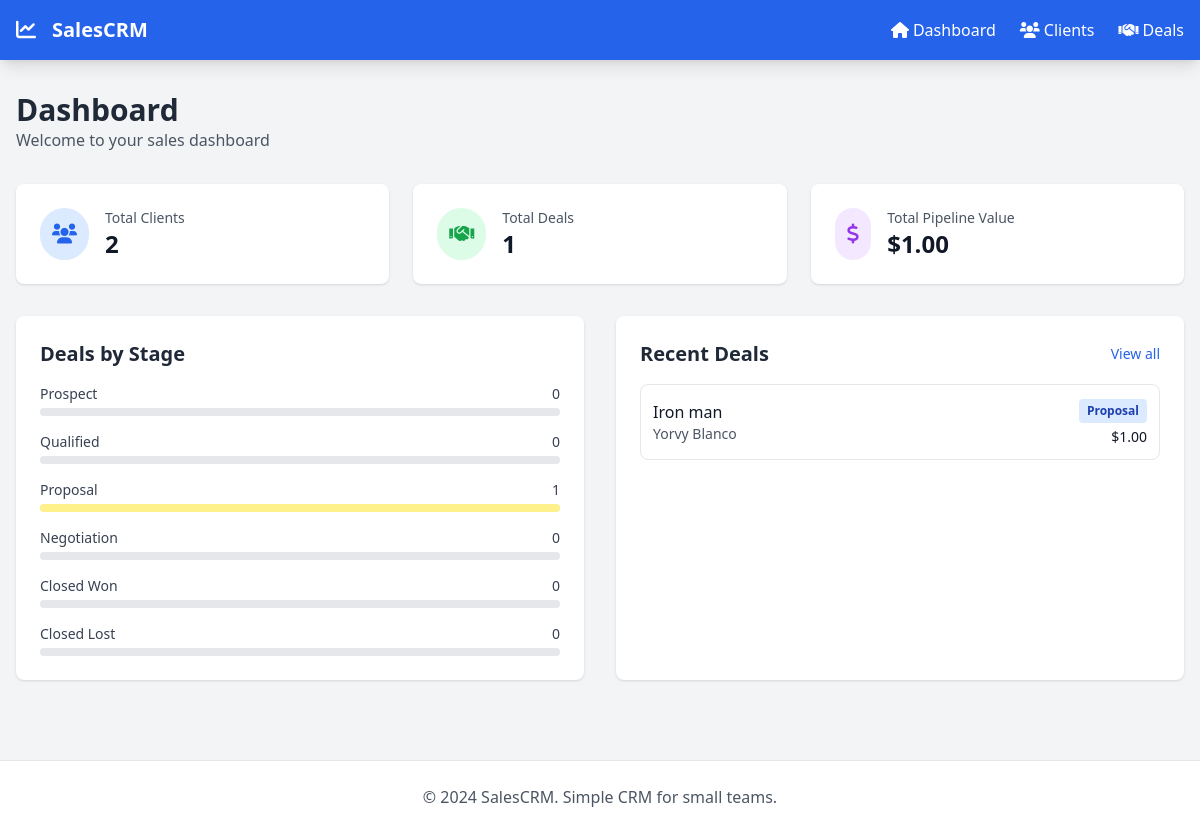
The page / on the database its author committed.
### models.py (models this page shows)
class Deal(db.Model):
    id = db.Column(db.Integer, primary_key=True)
    title = db.Column(db.String(200), nullable=False)
    description = db.Column(db.Text)
    value = db.Column(db.Float)
    stage = db.Column(db.String(50), default='prospect')  # prospect, qualified, proposal, negotiation, closed_won, closed_lost
    probability = db.Column(db.Integer, default=0)  # 0-100%
    expected_close = db.Column(db.Date)
    created_at = db.Column(db.DateTime, default=datetime.utcnow)
    updated_at = db.Column(db.DateTime, default=datetime.utcnow, onupdate=datetime.utcnow)
    client_id = db.Column(db.Integer, db.ForeignKey('client.id'), nullable=False)

class Client(db.Model):
    id = db.Column(db.Integer, primary_key=True)
    name = db.Column(db.String(100), nullable=False)
    email = db.Column(db.String(100), nullable=False)
    phone = db.Column(db.String(20))
    company = db.Column(db.String(100))
    status = db.Column(db.String(20), default='active')  # active, inactive
    created_at = db.Column(db.DateTime, default=datetime.utcnow)
    deals = db.relationship('Deal', backref='client', lazy=True)

### app.py (the view)
@app.route('/')
def dashboard():
    total_clients = Client.query.count()
    total_deals = Deal.query.count()
    total_value = db.session.query(db.func.sum(Deal.value)).scalar() or 0
    stages = ['prospect', 'qualified', 'proposal', 'negotiation', 'closed_won', 'closed_lost']
    deals_by_stage = {}
    for stage in stages:
        deals_by_stage[stage] = Deal.query.filter_by(stage=stage).count()
    recent_deals = Deal.query.order_by(Deal.updated_at.desc()).limit(5).all()
    return render_template('dashboard.html',
                         total_clients=total_clients,
                         total_deals=total_deals,
                         total_value=total_value,
                         deals_by_stage=deals_by_stage,
                         recent_deals=recent_deals)

### templates/dashboard.html (shortened to what this page needs)
{% extends "base.html" %}
{% block content %}
<div class="mb-8">
    <h1 class="text-3xl font-bold text-gray-800">Dashboard</h1>
    <p class="text-gray-600">Welcome to your sales dashboard</p>
</div>
<div class="grid grid-cols-1 md:grid-cols-3 gap-6 mb-8">
    <div class="bg-white rounded-lg shadow p-6">
        <div class="flex items-center">
            <div class="p-3 rounded-full bg-blue-100 text-blue-600">
                <i class="fas fa-users text-xl"></i>
            </div>
            <div class="ml-4">
                <h3 class="text-sm font-medium text-gray-600">Total Clients</h3>
                <p class="text-2xl font-bold text-gray-900">{{ total_clients }}</p>
            </div>
        </div>
    </div>
    <div class="bg-white rounded-lg shadow p-6">
        <div class="flex items-center">
            <div class="p-3 rounded-full bg-green-100 text-green-600">
                <i class="fas fa-handshake text-xl"></i>
            </div>
            <div class="ml-4">
                <h3 class="text-sm font-medium text-gray-600">Total Deals</h3>
                <p class="text-2xl font-bold text-gray-900">{{ total_deals }}</p>
            </div>
        </div>
    </div>
    <div class="bg-white rounded-lg shadow p-6">
        <div class="flex items-center">
            <div class="p-3 rounded-full bg-purple-100 text-purple-600">
                <i class="fas fa-dollar-sign text-xl"></i>
            </div>
            <div class="ml-4">
                <h3 class="text-sm font-medium text-gray-600">Total Pipeline Value</h3>
                <p class="text-2xl font-bold text-gray-900">${{ "%.2f"|format(total_value) }}</p>
            </div>
        </div>
    </div>
</div>
<div class="grid grid-cols-1 lg:grid-cols-2 gap-8">
    <div class="bg-white rounded-lg shadow p-6">
        <h2 class="text-xl font-bold text-gray-800 mb-4">Deals by Stage</h2>
        <div class="space-y-4">
            {% set stages = {
                'prospect': ('Prospect', 'bg-gray-200'),
                'qualified': ('Qualified', 'bg-blue-200'),
                'proposal': ('Proposal', 'bg-yellow-200'),
                'negotiation': ('Negotiation', 'bg-orange-200'),
                'closed_won': ('Closed Won', 'bg-green-200'),
                'closed_lost': ('Closed Lost', 'bg-red-200')
            } %}
            {% for stage_key, (stage_name, color_class) in stages.items() %}
            <div>
                <div class="flex justify-between mb-1">
                    <span class="text-sm font-medium text-gray-700">{{ stage_name }}</span>
                    <span class="text-sm font-medium text-gray-700">{{ deals_by_stage[stage_key] }}</span>
                </div>
                <div class="w-full bg-gray-200 rounded-full h-2">
                    <div class="{{ color_class }} h-2 rounded-full"
                         style="width: {{ (deals_by_stage[stage_key] / total_deals * 100) if total_deals > 0 else 0 }}%">
                    </div>
                </div>
            </div>
            {% endfor %}
        </div>
    </div>
    <div class="bg-white rounded-lg shadow p-6">
        <div class="flex justify-between items-center mb-4">
            <h2 class="text-xl font-bold text-gray-800">Recent Deals</h2>
            <a href="{{ url_for('deals') }}" class="text-blue-600 hover:text-blue-800 text-sm font-medium">
                View all
            </a>
        </div>
        <div class="space-y-4">
            {% for deal in recent_deals %}
            <div class="flex items-center justify-between p-3 border rounded-lg">
                <div>
                    <h3 class="font-medium text-gray-900">{{ deal.title }}</h3>
                    <p class="text-sm text-gray-600">{{ deal.client.name }}</p>
                </div>
                <div class="text-right">
                    <span class="inline-block px-2 py-1 text-xs font-semibold rounded
                                {% if deal.stage == 'closed_won' %}bg-green-100 text-green-800
                                {% elif deal.stage == 'closed_lost' %}bg-red-100 text-red-800
                                {% else %}bg-blue-100 text-blue-800{% endif %}">
                        {{ deal.stage|replace('_', ' ')|title }}
                    </span>
                    <p class="text-sm font-medium text-gray-900 mt-1">${{ "%.2f"|format(deal.value) }}</p>
                </div>
            </div>
            {% else %}
            <p class="text-gray-600 text-center py-4">No deals yet. <a href="{{ url_for('new_deal') }}" class="text-blue-600 hover:text-blue-800">Create your first deal!</a></p>
            {% endfor %}
        </div>
    </div>
</div>
{% endblock %}

### rows shown on the page
Deal: stage "Proposal", deals_by_stage "1", title "Iron man", client.name "Yorvy Blanco", value "1.00"

### other values the page prints
{{ total_clients }} "2"
{{ total_deals }} "1"
{{ "%.2f"|format(total_value) }} "1.00"
{{ stage_name }} "Prospect" "Qualified" "Negotiation" "Closed Won" "Closed Lost"
{{ deals_by_stage[stage_key] }} "0" "0" "0" "0" "0"
